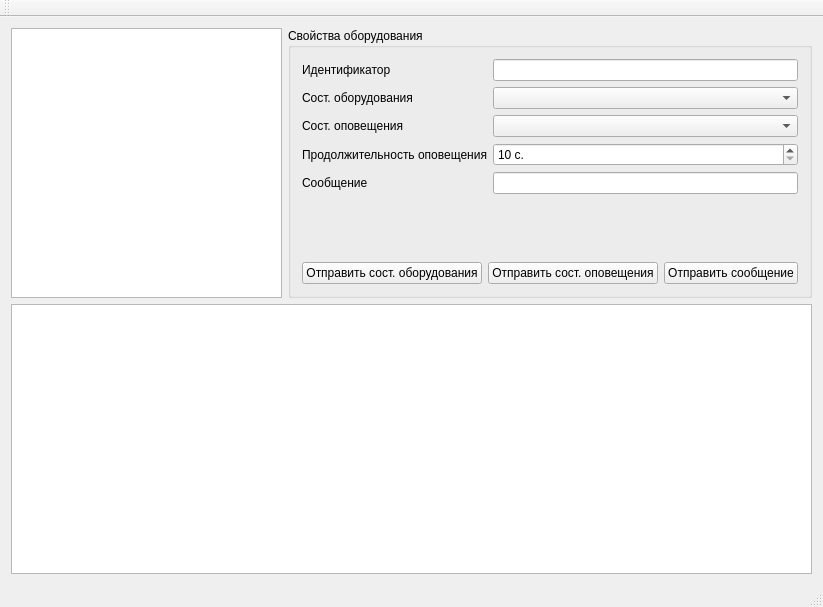
<?xml version="1.0" encoding="UTF-8"?>
<ui version="4.0">
 <class>HardwareServerTestAppMainWindow</class>
 <widget class="QMainWindow" name="HardwareServerTestAppMainWindow">
  <property name="geometry">
   <rect>
    <x>0</x>
    <y>0</y>
    <width>823</width>
    <height>607</height>
   </rect>
  </property>
  <property name="windowTitle">
   <string>HardwareServerTestAppMainWindow</string>
  </property>
  <widget class="QWidget" name="centralWidget">
   <layout class="QVBoxLayout" name="verticalLayout_2">
    <item>
     <layout class="QHBoxLayout" name="horizontalLayout_2">
      <item>
       <widget class="QTreeView" name="treeView"/>
      </item>
      <item>
       <widget class="QGroupBox" name="groupBoxHardwareProperties">
        <property name="title">
         <string>Свойства оборудования</string>
        </property>
        <layout class="QVBoxLayout" name="verticalLayout">
         <item>
          <layout class="QFormLayout" name="formLayout">
           <item row="0" column="0">
            <widget class="QLabel" name="label">
             <property name="text">
              <string>Идентификатор</string>
             </property>
            </widget>
           </item>
           <item row="1" column="0">
            <widget class="QLabel" name="label_2">
             <property name="text">
              <string>Сост. оборудования</string>
             </property>
            </widget>
           </item>
           <item row="2" column="0">
            <widget class="QLabel" name="label_3">
             <property name="text">
              <string>Сост. оповещения</string>
             </property>
            </widget>
           </item>
           <item row="3" column="0">
            <widget class="QLabel" name="label_4">
             <property name="text">
              <string>Продолжительность оповещения</string>
             </property>
            </widget>
           </item>
           <item row="0" column="1">
            <widget class="QLineEdit" name="lineEditHardwareId"/>
           </item>
           <item row="1" column="1">
            <widget class="QComboBox" name="comboBoxHardwareState"/>
           </item>
           <item row="2" column="1">
            <widget class="QComboBox" name="comboBoxNotifyState"/>
           </item>
           <item row="3" column="1">
            <widget class="QSpinBox" name="spinBoxNotifyDuration">
             <property name="suffix">
              <string> с.</string>
             </property>
             <property name="minimum">
              <number>10</number>
             </property>
             <property name="maximum">
              <number>600</number>
             </property>
             <property name="value">
              <number>10</number>
             </property>
            </widget>
           </item>
           <item row="4" column="0">
            <widget class="QLabel" name="label_5">
             <property name="text">
              <string>Сообщение</string>
             </property>
            </widget>
           </item>
           <item row="4" column="1">
            <widget class="QLineEdit" name="lineEditMessage"/>
           </item>
          </layout>
         </item>
         <item>
          <spacer name="verticalSpacer">
           <property name="orientation">
            <enum>Qt::Vertical</enum>
           </property>
           <property name="sizeHint" stdset="0">
            <size>
             <width>20</width>
             <height>40</height>
            </size>
           </property>
          </spacer>
         </item>
         <item>
          <layout class="QHBoxLayout" name="horizontalLayout">
           <item>
            <widget class="QPushButton" name="pushButtonSendHardwareState">
             <property name="text">
              <string>Отправить сост. оборудования</string>
             </property>
            </widget>
           </item>
           <item>
            <widget class="QPushButton" name="pushButtonSendNotifyState">
             <property name="text">
              <string>Отправить сост. оповещения</string>
             </property>
            </widget>
           </item>
           <item>
            <widget class="QPushButton" name="pushButtonSendMessage">
             <property name="text">
              <string>Отправить сообщение</string>
             </property>
            </widget>
           </item>
          </layout>
         </item>
        </layout>
       </widget>
      </item>
     </layout>
    </item>
    <item>
     <widget class="QTextEdit" name="textEditLog">
      <property name="html">
       <string>&lt;!DOCTYPE HTML PUBLIC &quot;-//W3C//DTD HTML 4.0//EN&quot; &quot;http://www.w3.org/TR/REC-html40/strict.dtd&quot;&gt;
&lt;html&gt;&lt;head&gt;&lt;meta name=&quot;qrichtext&quot; content=&quot;1&quot; /&gt;&lt;style type=&quot;text/css&quot;&gt;
p, li { white-space: pre-wrap; }
&lt;/style&gt;&lt;/head&gt;&lt;body style=&quot; font-family:'MS Shell Dlg 2'; font-size:8.25pt; font-weight:400; font-style:normal;&quot;&gt;
&lt;p style=&quot;-qt-paragraph-type:empty; margin-top:0px; margin-bottom:0px; margin-left:0px; margin-right:0px; -qt-block-indent:0; text-indent:0px; font-size:8pt;&quot;&gt;&lt;br /&gt;&lt;/p&gt;&lt;/body&gt;&lt;/html&gt;</string>
      </property>
     </widget>
    </item>
   </layout>
  </widget>
  <widget class="QMenuBar" name="menuBar">
   <property name="geometry">
    <rect>
     <x>0</x>
     <y>0</y>
     <width>823</width>
     <height>21</height>
    </rect>
   </property>
  </widget>
  <widget class="QToolBar" name="mainToolBar">
   <attribute name="toolBarArea">
    <enum>TopToolBarArea</enum>
   </attribute>
   <attribute name="toolBarBreak">
    <bool>false</bool>
   </attribute>
  </widget>
  <widget class="QStatusBar" name="statusBar"/>
 </widget>
 <layoutdefault spacing="6" margin="11"/>
 <resources/>
 <connections/>
</ui>
